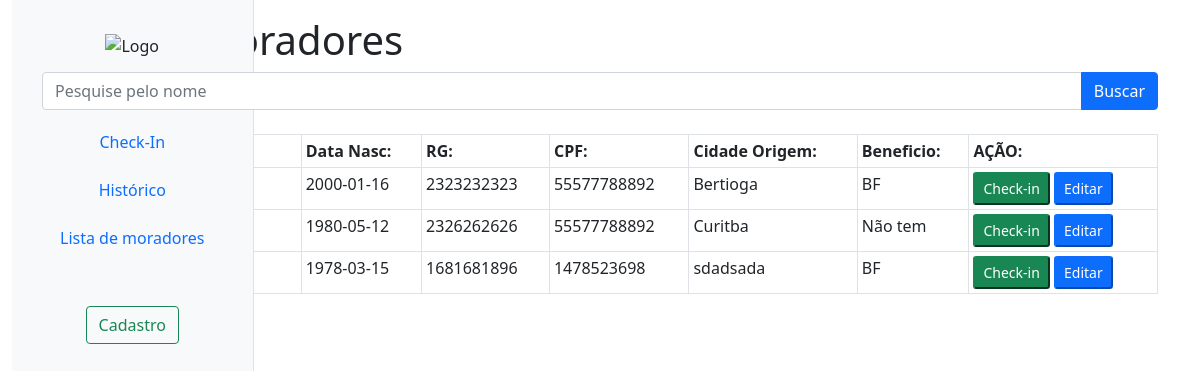
The app's page /fazcheckin.php with its own data.
### tables this page shows
CREATE TABLE moradores(
    id INTEGER PRIMARY KEY AUTOINCREMENT,
    nome TEXT NOT NULL,
    data_nasc TEXT NOT NULL,
    rg TEXT NOT NULL,
    cpf TEXT NOT NULL,
    cidade_origem TEXT NOT NULL,
    beneficio TEXT NOT NULL
    );

### fazcheckin.php (the view, shortened to what this page needs)
<?php
require 'Formularios/processo.php';
$pesquisa = $_GET['nome'] ?? '';
if($pesquisa){
  $stmt = $db->prepare("SELECT * FROM moradores WHERE nome LIKE ?");
  $stmt->execute(["%$pesquisa%"]);
}
else{
$stmt = $db->prepare("SELECT * from moradores");
$stmt->execute();
}
$moradores = $stmt->fetchAll(PDO::FETCH_ASSOC);
?>
<!DOCTYPE html>
<html lang="pt-br">
    <head>
        <link rel="stylesheet" href="css/style.css">
        <link href="https://cdn.jsdelivr.net/npm/bootstrap@5.0.2/dist/css/bootstrap.min.css" rel="stylesheet">
    </head>
    <body>
      <div class="container-fluid">
    <nav class="col-md d-none d-md-block bg-light sidebar vh-100 position-fixed border-end">
      <div class="position-sticky pt-3">
        <ul class="nav flex-column text-center">
          <li class="mb-3">
            <img src="https://www.aparecida.sp.gov.br/img/logo_rodape.png" class="img-fluid px-3" alt="Logo">
          </li>
        <li class="nav-item"><a href="index.html" class="nav-link px-2 mb-2 text-secondary">Home</a></li>
          <li class="nav-item"><a href="lista.php" class="nav-link px-2 mb-2">Check-In</a></li>
          <li class="nav-item"><a href="checarlista.php" class="nav-link px-2 mb-2">Histórico</a></li>
          <li class="nav-item"><a href="fazcheckin.php" class="nav-link px-5 mb-5">Lista de moradores</a></li>
          <li class="nav-item"><a href="cadmorador.html" class="btn btn-outline-success mb-5">Cadastro</a></li>
        </ul>
      </div>
      </nav>
      <div>
        <div class="container pt-3">
        <h1>Lista de moradores</h1>
        <form method="get" action="fazcheckin.php">
          <div class = "input-group">
          <input type="text" class="form-control" placeholder="Pesquise pelo nome" name="nome" value=<?php echo htmlspecialchars($pesquisa);?>>
          <button class="btn btn-primary" type="submit">Buscar</button>
          </div>
        </form><br>
        <?php if (count($moradores) > 0): ?>
        <table class="table table-bordered table-sm table-responsive">
            <tr>
                <th>Nome:</th>
                <th>Data Nasc:</th>
                <th>RG:</th>
                <th>CPF:</th>
                <th>Cidade Origem:</th>
                <th>Beneficio:</th>
                <th>AÇÃO:</th>
            </tr>
            <?php foreach ($moradores as $m): ?>
            <tr>
                <td><?php echo ($m['nome'])?></td>
                <td><?php echo ($m['data_nasc'])?></td>
                <td><?php echo ($m['rg'])?></td>
                <td><?php echo ($m['cpf'])?></td>
                <td><?php echo ($m['cidade_origem'])?></td>
                <td><?php echo ($m['beneficio'])?></td>
                <td>
                    <form method="get" action = "Formularios/checkin.php" onsubmit="return confirm('Deseja confirmar o check-in?')">
                    <button class="btn-sm btn-success" type = "submit">Check-in</button>
                    </form>
                    <form method="get" action = "Formularios/editar.php" onsubmit="return confirm('Deseja editar o cadastro?')">
                    <button class="btn-sm btn-primary" type = "submit">Editar</button>
                    </form>
                </td>
            </tr>
            <?php endforeach; ?>
        </table>
        <?php else: ?>
            <p>Nenhum morador encontrado.</p>
        <?php endif; ?>
          </div>
        </body>
        </html>

### css/style.css (style rules this page uses)
.sidebar { height: 100vh; padding-top: 1rem; }
form { display: inline; }

### records on screen
moradores: data_nasc "2000-01-16", rg "2323232323", cpf "55577788892", cidade_origem "Bertioga", beneficio "BF"
moradores: data_nasc "1980-05-12", rg "2326262626", cpf "55577788892", cidade_origem "Curitba", beneficio "Não tem"
moradores: data_nasc "1978-03-15", rg "1681681896", cpf "1478523698", cidade_origem "sdadsada", beneficio "BF"
